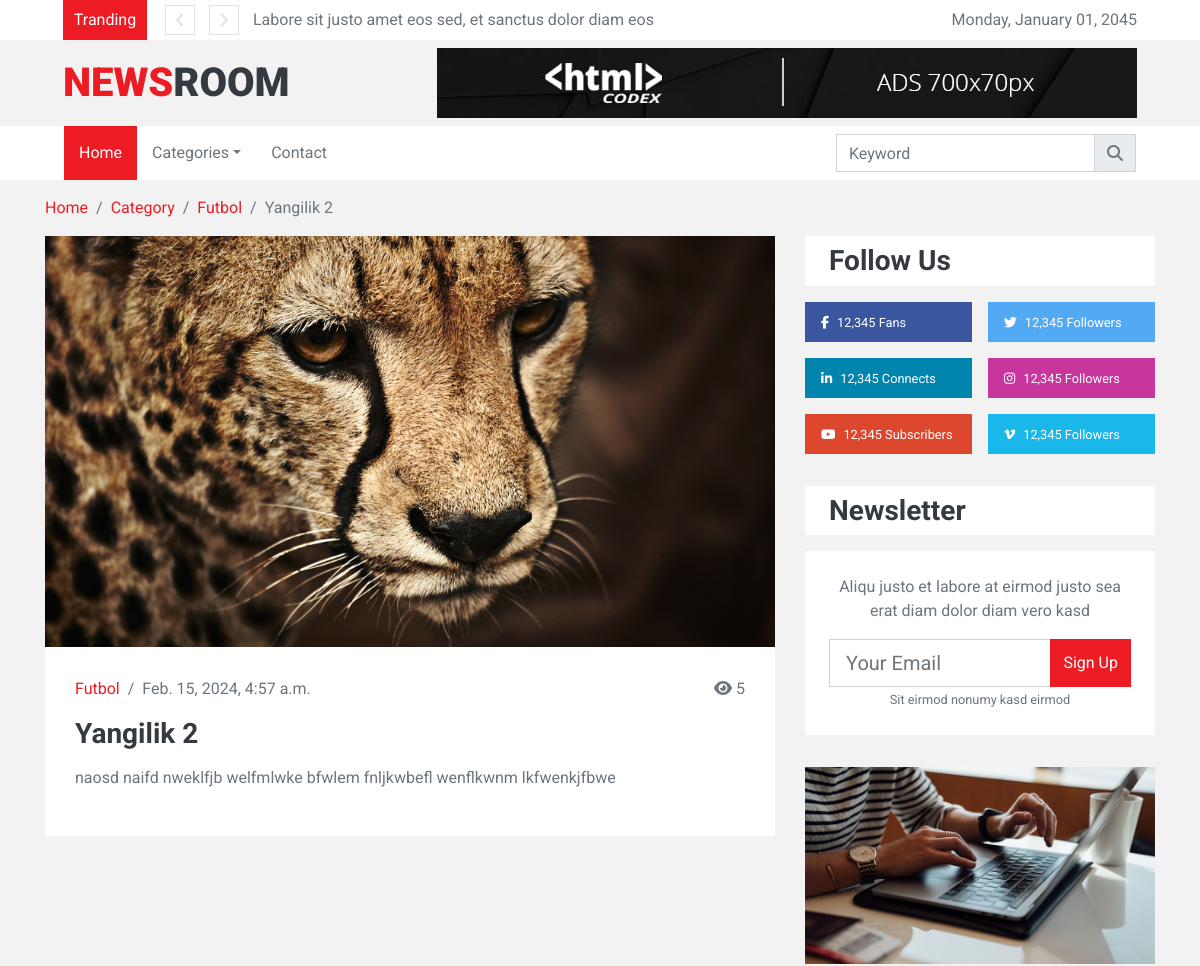
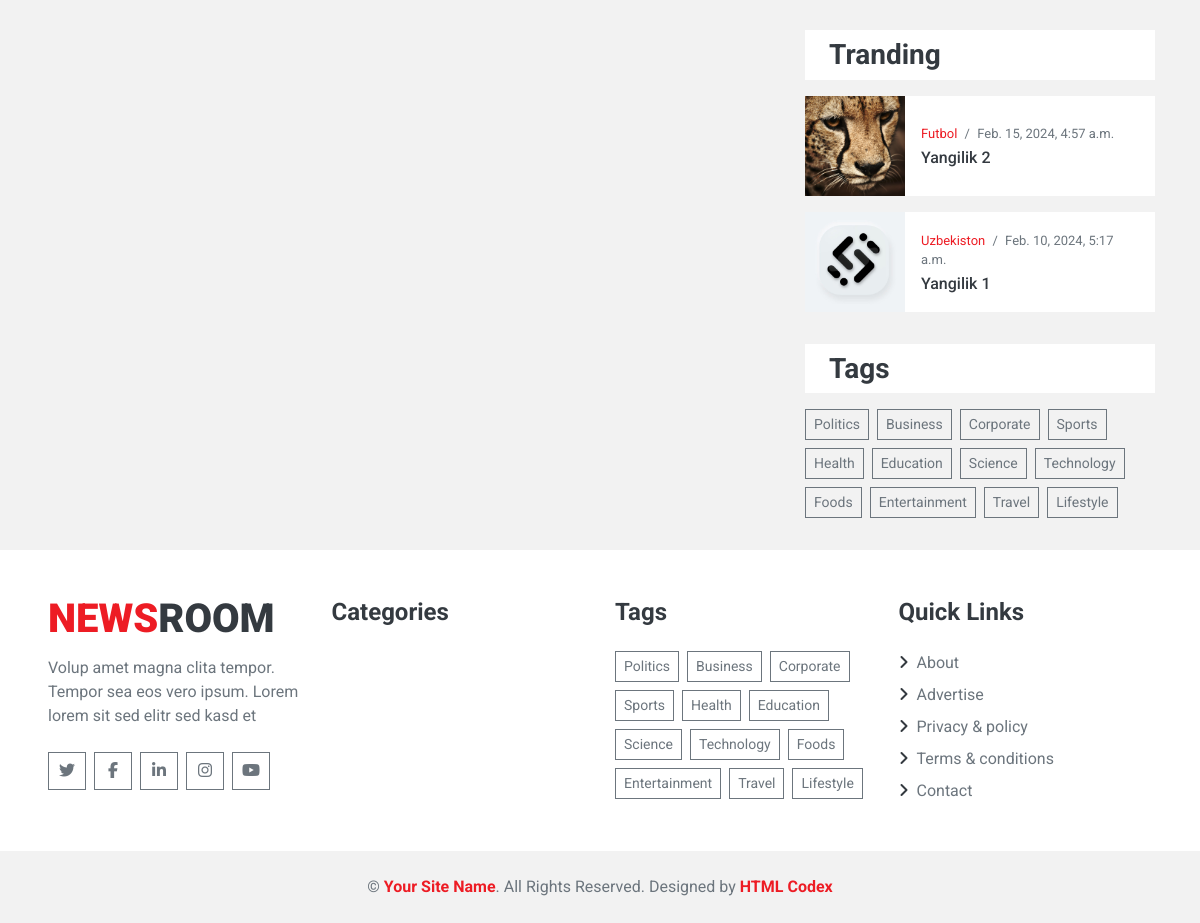
The app's page /single/yangilik-2/ with its own data (2 pictures, top to bottom).
### news/models.py (models this page shows, shortened)
class News(models.Model):
    TAGS = (
        ('Yangi', 'Yangi'),
        ('Dolzarb', 'Dolzarb'),
        ('Qaynoq', 'Qaynoq'),
    )
    slug = models.SlugField()
    title = models.CharField(max_length=150)
    description = models.TextField()
    created_at = models.DateTimeField(auto_now_add=True)
    views = models.IntegerField(default=0)
    image = models.ImageField(upload_to='news_images/', blank=True, null=True)
    tags = models.CharField(max_length=150, choices=TAGS, blank=True, null=True)
    category = models.ForeignKey(Category, on_delete=models.CASCADE)

class Category(models.Model):
    slug = models.SlugField()
    name = models.CharField(max_length=100)
    image = models.ImageField(upload_to='category_images/', blank=True, null=True)
    def __str__(self):
        return self.name

### news/views.py (the view)
# urls.py: path('single/<str:news_slug>/', single_page, name='single'),
def single_page(request, news_slug):
    news = News.objects.get(slug=news_slug)
    tranding_news = News.objects.all().order_by('-views')[:5]
    news.views += 1
    news.save()
    context = {
        'news': news,
        'tranding_news': tranding_news,
    }
    return render(request,'single.html', context=context)

### templates/single.html (shortened to what this page needs)
{% extends 'base.html' %}
{% block content %}
<div class="container-fluid">
    <div class="container">
        <nav class="breadcrumb bg-transparent m-0 p-0">
            <a class="breadcrumb-item" href="#">Home</a>
            <a class="breadcrumb-item" href="#">Category</a>
            <a class="breadcrumb-item" href="#">{{ news.category }}</a>
            <span class="breadcrumb-item active">{{ news.title }}</span>
        </nav>
    </div>
</div>
<div class="container-fluid py-3">
    <div class="container">
        <div class="row">
            <div class="col-lg-8">
                <div class="position-relative mb-3">
                    <img class="img-fluid w-100" src="{{ news.image.url }}" style="object-fit: cover;">
                    <div class="overlay position-relative bg-light">
                        <div class="w-100 mb-3 d-flex justify-content-between">
                            <div>
                                <a href="">{{ news.category }}</a>
                                <span class="px-1">/</span>
                                <span>{{ news.created_at }}</span>
                            </div>
                            <div>
                                <span><i class="fa-solid fa-eye"></i> {{ news.views }}</span>
                            </div>
                        </div>
                        <div>
                            <h3 class="mb-3">{{ news.title }}</h3>
                            <p>{{ news.description }}</p>
                        </div>
                    </div>
                </div>
            </div>
            <div class="col-lg-4 pt-3 pt-lg-0">
                <div class="pb-3">
                    <div class="bg-light py-2 px-4 mb-3">
                        <h3 class="m-0">Follow Us</h3>
                    </div>
                    <div class="d-flex mb-3">
                        <a href="" class="d-block w-50 py-2 px-3 text-white text-decoration-none mr-2"
                            style="background: #39569E;">
                            <small class="fab fa-facebook-f mr-2"></small><small>12,345 Fans</small>
                        </a>
                        <a href="" class="d-block w-50 py-2 px-3 text-white text-decoration-none ml-2"
                            style="background: #52AAF4;">
                            <small class="fab fa-twitter mr-2"></small><small>12,345 Followers</small>
                        </a>
                    </div>
                    <div class="d-flex mb-3">
                        <a href="" class="d-block w-50 py-2 px-3 text-white text-decoration-none mr-2"
                            style="background: #0185AE;">
                            <small class="fab fa-linkedin-in mr-2"></small><small>12,345 Connects</small>
                        </a>
                        <a href="" class="d-block w-50 py-2 px-3 text-white text-decoration-none ml-2"
                            style="background: #C8359D;">
                            <small class="fab fa-instagram mr-2"></small><small>12,345 Followers</small>
                        </a>
                    </div>
                    <div class="d-flex mb-3">
                        <a href="" class="d-block w-50 py-2 px-3 text-white text-decoration-none mr-2"
                            style="background: #DC472E;">
                            <small class="fab fa-youtube mr-2"></small><small>12,345 Subscribers</small>
                        </a>
                        <a href="" class="d-block w-50 py-2 px-3 text-white text-decoration-none ml-2"
                            style="background: #1AB7EA;">
                            <small class="fab fa-vimeo-v mr-2"></small><small>12,345 Followers</small>
                        </a>
                    </div>
                </div>
                <div class="pb-3">
                    <div class="bg-light py-2 px-4 mb-3">
                        <h3 class="m-0">Newsletter</h3>
                    </div>
                    <div class="bg-light text-center p-4 mb-3">
                        <p>Aliqu justo et labore at eirmod justo sea erat diam dolor diam vero kasd</p>
                        <div class="input-group" style="width: 100%;">
                            <input type="text" class="form-control form-control-lg" placeholder="Your Email">
                            <div class="input-group-append">
                                <button class="btn btn-primary">Sign Up</button>
                            </div>
                        </div>
                        <small>Sit eirmod nonumy kasd eirmod</small>
                    </div>
                </div>
                <div class="mb-3 pb-3">
                    <a href=""><img class="img-fluid" src="img/news-500x280-4.jpg" alt=""></a>
                </div>
                <div class="pb-3">
                    <div class="bg-light py-2 px-4 mb-3">
                        <h3 class="m-0">Tranding</h3>
                    </div>
                    {% for tn in tranding_news %}
                    <div class="d-flex mb-3">
                        <img src="{{ tn.image.url }}" style="width: 100px; height: 100px; object-fit: cover;">
                        <div class="w-100 d-flex flex-column justify-content-center bg-light px-3"
                            style="height: 100px;">
                            <div class="mb-1" style="font-size: 13px;">
                                <a href="">{{ tn.category }}</a>
                                <span class="px-1">/</span>
                                <span>{{ tn.created_at }}</span>
                            </div>
                            <a class="h6 m-0" href="">{{ tn.title }}</a>
                        </div>
                    </div>
                    {% endfor %}
                </div>
                <div class="pb-3">
                    <div class="bg-light py-2 px-4 mb-3">
                        <h3 class="m-0">Tags</h3>
                    </div>
                    <div class="d-flex flex-wrap m-n1">
                        <a href="" class="btn btn-sm btn-outline-secondary m-1">Politics</a>
                        <a href="" class="btn btn-sm btn-outline-secondary m-1">Business</a>
                        <a href="" class="btn btn-sm btn-outline-secondary m-1">Corporate</a>
                        <a href="" class="btn btn-sm btn-outline-secondary m-1">Sports</a>
                        <a href="" class="btn btn-sm btn-outline-secondary m-1">Health</a>
                        <a href="" class="btn btn-sm btn-outline-secondary m-1">Education</a>
                        <a href="" class="btn btn-sm btn-outline-secondary m-1">Science</a>
                        <a href="" class="btn btn-sm btn-outline-secondary m-1">Technology</a>
                        <a href="" class="btn btn-sm btn-outline-secondary m-1">Foods</a>
                        <a href="" class="btn btn-sm btn-outline-secondary m-1">Entertainment</a>
                        <a href="" class="btn btn-sm btn-outline-secondary m-1">Travel</a>
                        <a href="" class="btn btn-sm btn-outline-secondary m-1">Lifestyle</a>
                    </div>
                </div>
            </div>
        </div>
    </div>
</div>
{% endblock %}

### templates/base.html (shortened to what this page needs)
<!DOCTYPE html>
{% load static %}
<html lang="en">
<head>
    <link rel="stylesheet" href="https://cdnjs.cloudflare.com/ajax/libs/font-awesome/6.5.1/css/all.min.css" />
    <link href="{% static 'lib/owlcarousel/assets/owl.carousel.min.css' %}" rel="stylesheet">
    <link href="{% static 'css/style.css' %}" rel="stylesheet">
</head>
<body>
    {% include 'includes/navbar.html' %}
    {% block content %}
    {% endblock %}
    {% include 'includes/footer.html' %}
</body>
</html>

### templates/includes/navbar.html (shortened to what this page needs)
<div class="container-fluid">
  <div class="row align-items-center bg-light px-lg-5">
    <div class="col-12 col-md-8">
      <div class="d-flex justify-content-between">
        <div
          class="bg-primary text-white text-center py-2"
          style="width: 100px"
        >
          Tranding
        </div>
        <div
          class="owl-carousel owl-carousel-1 tranding-carousel position-relative d-inline-flex align-items-center ml-3"
          style="width: calc(100% - 100px); padding-left: 90px"
        >
          <div class="text-truncate">
            <a class="text-secondary" href=""
              >Labore sit justo amet eos sed, et sanctus dolor diam eos</a
            >
          </div>
          <div class="text-truncate">
            <a class="text-secondary" href=""
              >Gubergren elitr amet eirmod et lorem diam elitr, ut est erat
              Gubergren elitr amet eirmod et lorem diam elitr, ut est erat</a
            >
          </div>
        </div>
      </div>
    </div>
    <div class="col-md-4 text-right d-none d-md-block">
      Monday, January 01, 2045
    </div>
  </div>
  <div class="row align-items-center py-2 px-lg-5">
    <div class="col-lg-4">
      <a href="" class="navbar-brand d-none d-lg-block">
        <h1 class="m-0 display-5 text-uppercase">
          <span class="text-primary">News</span>Room
        </h1>
      </a>
    </div>
    <div class="col-lg-8 text-center text-lg-right">
      <img class="img-fluid" src="img/ads-700x70.jpg" alt="" />
    </div>
  </div>
</div>
<div class="container-fluid p-0 mb-3">
  <nav
    class="navbar navbar-expand-lg bg-light navbar-light py-2 py-lg-0 px-lg-5"
  >
    <div
      class="collapse navbar-collapse justify-content-between px-0 px-lg-3"
      id="navbarCollapse"
    >
      <div class="navbar-nav mr-auto py-0">
        <a href="{% url 'home' %}" class="nav-item nav-link active">Home</a>
        <div class="nav-item dropdown">
          <a href="#" class="nav-link dropdown-toggle" data-toggle="dropdown"
            >Categories</a
          >
        </div>
        <a href="{% url 'contact' %}" class="nav-item nav-link">Contact</a>
      </div>
      <div class="input-group ml-auto" style="width: 100%; max-width: 300px">
        <input type="text" class="form-control" placeholder="Keyword" />
        <div class="input-group-append">
          <button class="input-group-text text-secondary">
            <i class="fa fa-search"></i>
          </button>
        </div>
      </div>
    </div>
  </nav>
</div>

### templates/includes/footer.html (shortened to what this page needs)
<div class="container-fluid bg-light pt-5 px-sm-3 px-md-5">
  <div class="row">
    <div class="col-lg-3 col-md-6 mb-5">
      <a href="index.html" class="navbar-brand">
        <h1 class="mb-2 mt-n2 display-5 text-uppercase">
          <span class="text-primary">News</span>Room
        </h1>
      </a>
      <p>
        Volup amet magna clita tempor. Tempor sea eos vero ipsum. Lorem lorem
        sit sed elitr sed kasd et
      </p>
      <div class="d-flex justify-content-start mt-4">
        <a
          class="btn btn-outline-secondary text-center mr-2 px-0"
          style="width: 38px; height: 38px"
          href="#"
          ><i class="fab fa-twitter"></i
        ></a>
        <a
          class="btn btn-outline-secondary text-center mr-2 px-0"
          style="width: 38px; height: 38px"
          href="#"
          ><i class="fab fa-facebook-f"></i
        ></a>
        <a
          class="btn btn-outline-secondary text-center mr-2 px-0"
          style="width: 38px; height: 38px"
          href="#"
          ><i class="fab fa-linkedin-in"></i
        ></a>
        <a
          class="btn btn-outline-secondary text-center mr-2 px-0"
          style="width: 38px; height: 38px"
          href="#"
          ><i class="fab fa-instagram"></i
        ></a>
        <a
          class="btn btn-outline-secondary text-center mr-2 px-0"
          style="width: 38px; height: 38px"
          href="#"
          ><i class="fab fa-youtube"></i
        ></a>
      </div>
    </div>
    <div class="col-lg-3 col-md-6 mb-5">
      <h4 class="font-weight-bold mb-4">Categories</h4>
    </div>
    <div class="col-lg-3 col-md-6 mb-5">
      <h4 class="font-weight-bold mb-4">Tags</h4>
      <div class="d-flex flex-wrap m-n1">
        <a href="" class="btn btn-sm btn-outline-secondary m-1">Politics</a>
        <a href="" class="btn btn-sm btn-outline-secondary m-1">Business</a>
        <a href="" class="btn btn-sm btn-outline-secondary m-1">Corporate</a>
        <a href="" class="btn btn-sm btn-outline-secondary m-1">Sports</a>
        <a href="" class="btn btn-sm btn-outline-secondary m-1">Health</a>
        <a href="" class="btn btn-sm btn-outline-secondary m-1">Education</a>
        <a href="" class="btn btn-sm btn-outline-secondary m-1">Science</a>
        <a href="" class="btn btn-sm btn-outline-secondary m-1">Technology</a>
        <a href="" class="btn btn-sm btn-outline-secondary m-1">Foods</a>
        <a href="" class="btn btn-sm btn-outline-secondary m-1"
          >Entertainment</a
        >
        <a href="" class="btn btn-sm btn-outline-secondary m-1">Travel</a>
        <a href="" class="btn btn-sm btn-outline-secondary m-1">Lifestyle</a>
      </div>
    </div>
    <div class="col-lg-3 col-md-6 mb-5">
      <h4 class="font-weight-bold mb-4">Quick Links</h4>
      <div class="d-flex flex-column justify-content-start">
        <a class="text-secondary mb-2" href="#"
          ><i class="fa fa-angle-right text-dark mr-2"></i>About</a
        >
        <a class="text-secondary mb-2" href="#"
          ><i class="fa fa-angle-right text-dark mr-2"></i>Advertise</a
        >
        <a class="text-secondary mb-2" href="#"
          ><i class="fa fa-angle-right text-dark mr-2"></i>Privacy & policy</a
        >
        <a class="text-secondary mb-2" href="#"
          ><i class="fa fa-angle-right text-dark mr-2"></i>Terms & conditions</a
        >
        <a class="text-secondary" href="#"
          ><i class="fa fa-angle-right text-dark mr-2"></i>Contact</a
        >
      </div>
    </div>
  </div>
</div>
<div class="container-fluid py-4 px-sm-3 px-md-5">
  <p class="m-0 text-center">
    &copy; <a class="font-weight-bold" href="#">Your Site Name</a>. All Rights
    Reserved.
    Designed by
    <a class="font-weight-bold" href="https://htmlcodex.com">HTML Codex</a>
  </p>
</div>

### records on screen
News: category "Futbol", title "Yangilik 2", image (picture), created_at "Feb. 15, 2024, 4:57 a.m.", views "5", description "naosd naifd nweklfjb welfmlwke bfwlem fnljkwbefl wenflkwnm lkfwenkjfbwe"
News: image (picture), category "Uzbekiston", created_at "Feb. 10, 2024, 5:17 a.m.", title "Yangilik 1"
